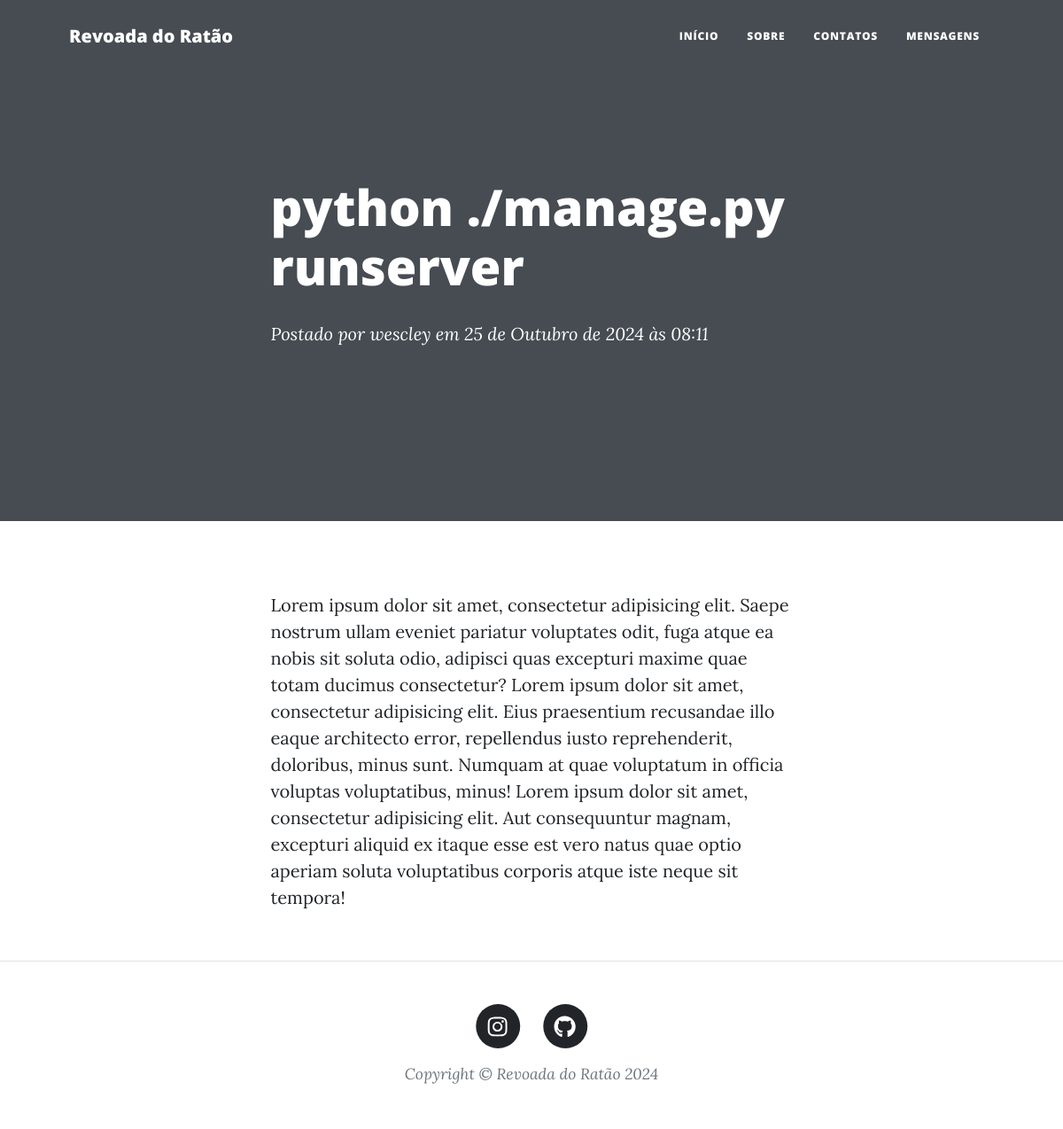
/post/6, run on the app's committed database.
### blog/models.py (models this page shows, shortened)
class Blog(models.Model):
    nome = models.CharField(max_length=100)
    subnome = models.TextField(max_length=200, blank=True)
    descricao = models.TextField(max_length=2000)
    capa = models.ImageField(blank=True)
    logo = models.ImageField()
    instagram = models.URLField(blank=True)
    facebook = models.URLField(blank=True)
    github = models.URLField(blank=True)
    autores = models.ManyToManyField(User)

class Post(models.Model):
    titulo = models.CharField(max_length=140)
    subtitulo = models.CharField(max_length=140, blank=True)
    data_criacao = models.DateTimeField(auto_now_add=True)
    usuario = models.ForeignKey(User, on_delete=models.CASCADE)
    conteudo = models.TextField(max_length=2000)
    capa = models.ImageField(blank=True)

### blog/views.py (the view)
# urls.py: path('post/<int:post_id>', views.post, name='post'),
def post(request, post_id):
    context = {
        "post" : Post.objects.get(pk=post_id),
        "blog" : Blog.objects.first(),
    }
    return render(request, "post.html", context)

### blog/templates/post.html (shortened to what this page needs)
{% extends "base.html" %}
{% load static %}
{% block header %}
{% if post.capa %}
    <header class="masthead" style="background-image: url('{{ post.capa.url }}')">
    {% else %}
        <header class="masthead">
{% endif %}
    <div class="container position-relative px-4 px-lg-5">
        <div class="row gx-4 gx-lg-5 justify-content-center">
            <div class="col-md-10 col-lg-8 col-xl-7">
                <div class="post-heading">
                    <h1>{{ post.titulo }}</h1>
                    <span class="meta">
                        Postado por
                        <a href="#!">{{post.usuario.username}}</a>
                        em {{post.data_criacao}}
                    </span>
                </div>
            </div>
        </div>
    </div>
</header>
{% endblock header %}
{% block conteudo %}
<article class="mb-4">
    <div class="container px-4 px-lg-5">
        <div class="row gx-4 gx-lg-5 justify-content-center">
            <div class="col-md-10 col-lg-8 col-xl-7">
                <p>
                    {{ post.conteudo }}
                </p>
            </div>
        </div>
    </div>
</article>
{% endblock conteudo %}

### blog/templates/base.html (shortened to what this page needs)
{% load static %}
<!DOCTYPE html>
<html lang="pt-br">
    <head>
        <link href="{% static 'css/styles.css' %}" rel="stylesheet" />
    </head>
    <body>
        <nav class="navbar navbar-expand-lg navbar-light" id="mainNav">
            <div class="container px-4 px-lg-5">
                <a class="navbar-brand" href="{% url 'index' %}">{{blog.nome}}</a>
                <div class="collapse navbar-collapse" id="navbarResponsive">
                    <ul class="navbar-nav ms-auto py-4 py-lg-0">
                        <li class="nav-item"><a class="nav-link px-lg-3 py-3 py-lg-4" href="{% url 'index' %}">Início</a></li>
                        <li class="nav-item"><a class="nav-link px-lg-3 py-3 py-lg-4" href="{% url 'about' %}">Sobre</a></li>
                        <li class="nav-item"><a class="nav-link px-lg-3 py-3 py-lg-4" href="{% url 'contact' %}">Contatos</a></li>
                        <li class="nav-item"><a class="nav-link px-lg-3 py-3 py-lg-4" href="{% url 'mensagens' %}">Mensagens</a></li>
                    </ul>
                </div>
            </div>
        </nav>
        {% block header %}{% endblock header %}
        {% block conteudo %}
        {% endblock conteudo %}
        <footer class="border-top">
            <div class="container px-4 px-lg-5">
                <div class="row gx-4 gx-lg-5 justify-content-center">
                    <div class="col-md-10 col-lg-8 col-xl-7">
                        <ul class="list-inline text-center">
                            <li class="list-inline-item">
                                <a href="{{blog.instagram}}">
                                    <span class="fa-stack fa-lg">
                                        <i class="fas fa-circle fa-stack-2x"></i>
                                        <i class="fab fa-instagram fa-stack-1x fa-inverse"></i>
                                    </span>
                                </a>
                            </li>
                            <li class="list-inline-item">
                                <a href="{{blog.github}}">
                                    <span class="fa-stack fa-lg">
                                        <i class="fas fa-circle fa-stack-2x"></i>
                                        <i class="fab fa-github fa-stack-1x fa-inverse"></i>
                                    </span>
                                </a>
                            </li>
                        </ul>
                        <div class="small text-center text-muted fst-italic">Copyright &copy; {{blog.nome}} {% now 'Y' %} </div>
                    </div>
                </div>
            </div>
        </footer>
    </body>
</html>

### data on the page
Blog: nome "Revoada do Ratão"
Post: titulo "python ./manage.py runserver", usuario.username "wescley", data_criacao "25 de Outubro de 2024 às 08:11", conteudo "Lorem ipsum dolor sit amet, consectetur adipisicing elit. Saepe nostrum ullam eveniet pariatur voluptates odit, fuga atque ea nobis sit soluta odio, adipisci quas excepturi maxime quae totam ducimus consectetur? Lorem ipsum dolor sit amet, consectetur adipisicing elit. Eius praesentium recusandae illo eaque architecto error, repellendus iusto reprehenderit, doloribus, minus sunt. Numquam at quae voluptatum in officia voluptas voluptatibus, minus! Lorem ipsum dolor sit amet, consectetur adipisicing elit. Aut consequuntur magnam, excepturi aliquid ex itaque esse est vero natus quae optio aperiam soluta voluptatibus corporis atque iste neque sit tempora!"
